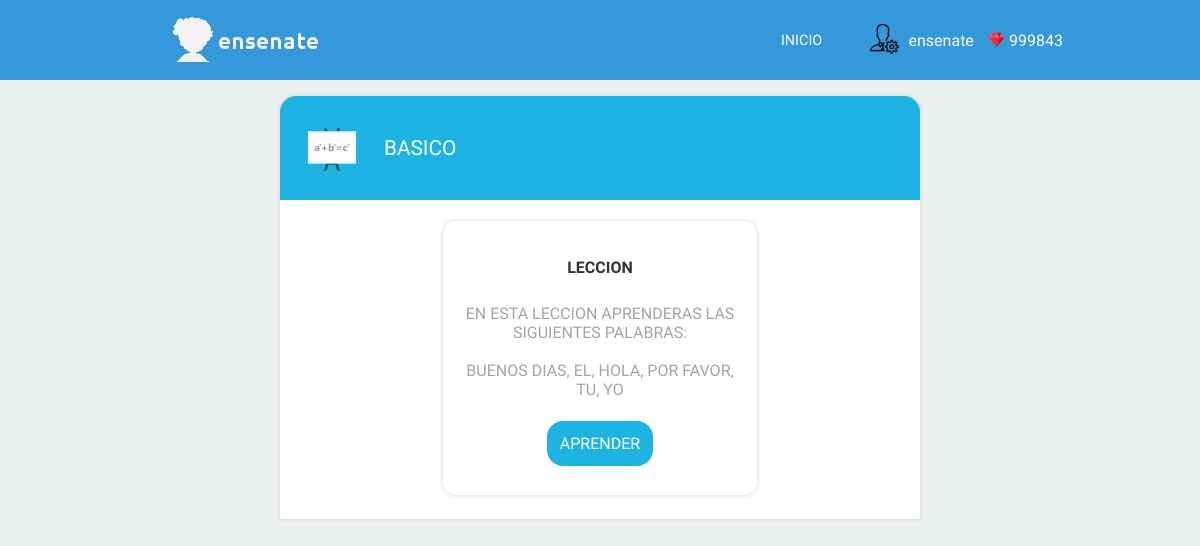
/unidad/basico (signed in), run on the app's committed database.
### usuarios/models.py (models this page shows)
class User(AbstractUser):
	biografia = models.CharField(max_length=255, blank=True, default='',null=False)
	nivel = models.PositiveIntegerField(default=0)
	gemas = models.PositiveIntegerField(default=0)
	fecha_inicio = models.DateField(default=timezone.now)
	image = models.ImageField(upload_to='usuarios/perfiles/', default='usuarios/default/perfil.png')
	cargar_datos = models.BooleanField(default=False)

### dashboard/models.py (models this page shows, shortened)
class Unidad(models.Model):
	titulo = models.CharField(max_length=30, blank=False)
	image = models.ImageField(upload_to='curso/unidades/')

class Leccion(models.Model):
	titulo = models.CharField(max_length=30, blank=False)
	bloqueado = models.BooleanField(default=True)
	unidad = models.ForeignKey(Unidad)

class Palabra(models.Model):
	titulo = models.CharField(max_length=30, blank=False)
	image = models.ImageField(upload_to='curso/palabras/')
	image2 = models.ImageField(default='curso/palabras/no-imagen.jpg', null=True, blank=True, upload_to='curso/palabras/')
	leccion = models.ForeignKey(Leccion)
	def __str__(self):
		return self.titulo

### dashboard/views.py (the view)
# urls.py: url(r'^unidad/(?P<unidad>[^/]+)$', dashboard.detalle_unidad,
@login_required
def detalle_unidad(request, unidad):
	template = 'dashboard/lecciones.html'
	get_object_or_404(Unidad, titulo=unidad)
	unidades = Unidad.objects.get(titulo=unidad)
	lecciones = unidades.leccion_set.filter(unidad=unidades)
	palabras = Palabra.objects.filter(leccion=lecciones[0])
	fecha = DatosUnidadUsuario.objects.filter(usuario=request.user, unidad=unidades)
	fecha = fecha[0].ultima_vez
	if fecha:
		cadena = fecha.strftime("%d-%m-%y")
	else:
		cadena = None
	return render(request, template, {'unidades':unidades, 'lecciones':lecciones, 'palabras':palabras, 'fecha':cadena,})

### templates/dashboard/lecciones.html (shortened to what this page needs)
{% extends 'bases/base.html' %}
{% load staticfiles %}
{% block static %}
	<link rel="stylesheet" href="{% static 'css/leccion.css' %}">
{% endblock %}
{% block body %}
{% include 'bases/nav-user.html' %}
	<div class="contenedor">
		<div class="burbuja">
			<div class="leccion">
				<div class="titulo {{unidades.titulo}}">
				<img src="{{unidades.image.url}}" alt="">
					<span> {{unidades.titulo}}</span>
				</div>
			</div>
				<div class="burbuja-secciones">
					{% for item in lecciones %}
						<div class="secciones">
							<span>LECCION</span>
							<p>
								En esta leccion aprenderas las siguientes palabras: <br/> <br/>
								{% for palabras in item.palabra_set.all%}
									{{ palabras }}{% if item.palabra_set.count != forloop.counter%},{% endif %}
								{% endfor %}
							</p>
							<a href="{% url 'vista_previa' unidad=unidades.titulo leccion=item.pk %} " class="{{unidades.titulo}}">Aprender</a>
						</div>
					{% endfor %}
				</div>
			</div>
		</div>
{% endblock %}

### templates/bases/nav-user.html (shortened to what this page needs)
{% load staticfiles %}
<header>
	<div class="contenedor">
		<div class="navegacion">
			<div class="enlaces-izquierda">
					<a  class="titulo-principal" href="{% if request.user.is_authenticated %} {% url 'dashboard' %} {% else %}{% url 'inicio' %} {% endif %}"><img src="{% static 'img/logo-sesion.png' %}" alt=""></a>
			</div>
			<div class="enlaces-derecha usuario-activo">
					<a href="{% url 'dashboard' %}" class=" menu_inicio" >Inicio</a>
					<ul class="navegacion_perfil">
						<li class="li-principal">
						<div class="datos-usuario">
							<span><img class="pic_perfil" src="{{user.image.url}}" alt="" width="48px" height="48px"></span>
							<span class="usuario" >{{user.username}}</span>
							<span class="gem"> <img src="{% static 'img/gem.png' %}" alt=""> {{ user.gemas }}</span>
						</div>
						</li>
					</ul>
			</div>
		</div>
	</div>
</header>

### static/css/leccion.css (style rules this page uses)
.burbuja { padding: 0; padding-bottom: 0.2em; border-radius: 1em; border-radius: 1em 1em 0 0; }
.titulo { text-align: left; display: flex; align-items: center; margin: 0; color: #333; border-radius: 1em 1em 0 0; }
.titulo > img { width: 72px; height: 72px; padding: 1em; }
.titulo > span { font-size: 1.3em; text-transform: uppercase; color: white; }
.burbuja-secciones { margin: 0.5em 0; }
.secciones { border-radius: .8em; background: white; margin: 0.8em; padding: 0.8em; display: inline-block; box-shadow: 0 0 0.3em #d0d3d4; width: 18em; }
.secciones > span { background: none; display: block; margin: 1em; padding: 0.5em; font-size: 1em; font-weight: bold; color: #333; }
.secciones > p { margin: 0.2em; padding: 0.2em; color: #a4a4a4; text-transform: uppercase; }
.secciones > a { display: inline-block; border-radius: 1em; margin: 1em; padding: 0.8em; text-transform: lowercase; text-decoration: none; color:white; transition: all; transition-delay: .3s; transition-duration: .3s; text-transform: uppercase; }

### static/css/base/base.css (style rules this page uses)
* { margin: 0; padding: 0; font-family: 'Ubuntu', sans-serif; transition: all; transition-delay: 0.3s; transition-duration: 0.3s; }
.contenedor { width: 75%; margin: auto; }

### static/css/base/nav.css (style rules this page uses)
@media screen and (min-width: 1000px) { .navegacion .enlaces-derecha .menu_inicio { padding: .3em 1.5em; } }
header { width: 100%; background: #FFF; position: fixed; top: 0; left: 0; z-index: 100; box-shadow: 0px 0px 5px #333 ; }
.navegacion { height: 5em; display: flex; align-items: center; justify-content: space-between; }
.navegacion .enlaces-izquierda, .navegacion .enlaces-derecha { margin: 5px; padding: 2px; }
.navegacion .enlaces-derecha .menu_inicio { background: none; text-align: center; text-transform: uppercase; font-size: .9rem; text-decoration: none; color: #333; cursor: pointer }

### static/css/dashboard.css (style rules this page uses)
header { background: #3498db; box-shadow: none; }
body { background: #ecf0f1; }
.usuario-activo { display: flex; align-items: center; }
.enlaces-derecha > a, .enlaces-derecha > ul { margin: 0.5em; }
.navegacion_perfil { display: inline-block; list-style: none; width: 11em; max-width: 11em; }
.datos-usuario { display: flex; align-items: center; }
.datos-usuario > span { color: white; margin: .2em; padding: 0.1em; }
.datos-usuario > span > .pic_perfil { width: 2em; height: 2em; }
.navegacion_perfil > .li-principal { list-style: none; padding: 0.2em }
.navegacion .enlaces-derecha .menu_inicio { color: white; }
.burbuja { text-align: center; max-width: 40em; margin: 6em auto; background: white; border-radius: 10px; padding: 0.5em; box-shadow: 0 0 5px #d0d3d4; }
.gem { display: flex; align-items: center; }
.gem > img { width: 1.2rem; height: 1.2rem; margin: auto 0.2rem; }

### static/css/colores.css (style rules this page uses)
.basico { background: #1DB4E3; }

### data on the page
User: image (picture), username "ensenate", gemas "999843"
Unidad: image (picture), titulo "BASICO"
Palabra: titulo "BUENOS DIAS"
Palabra: titulo "EL"
Palabra: titulo "HOLA"
Palabra: titulo "POR FAVOR"
Palabra: titulo "TU"
Palabra: titulo "YO"
